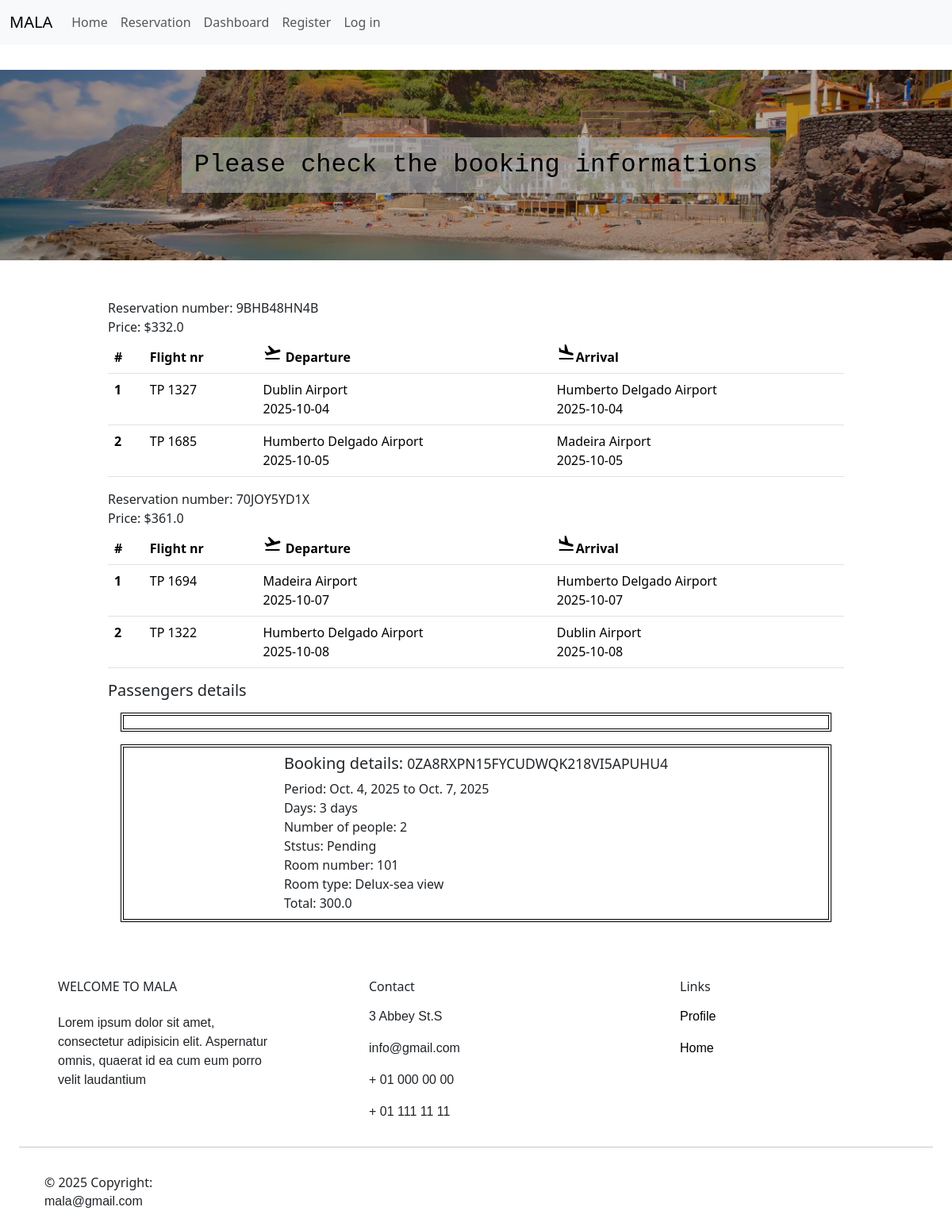
The app's page /bookings/details_booking/29/, older data.
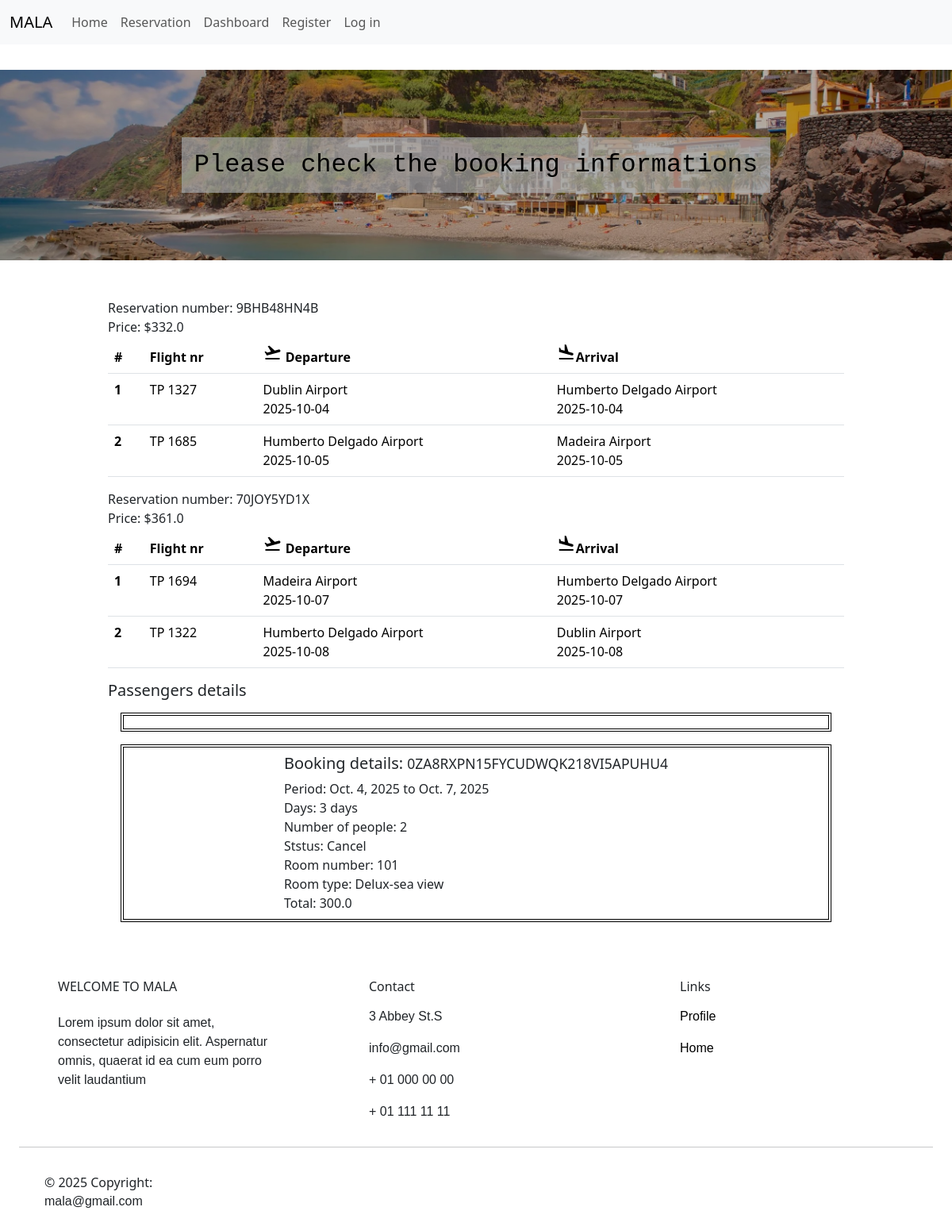
The same page, newer data.
### bookings/models.py (models this page shows, shortened)
class Reservation(models.Model):
    PENDING='Pending'
    CONFIRM='Confirm'
    CANCEL='Cancel'
    STATUS={
        PENDING:'Pending',
        CONFIRM:'Confirm',
        CANCEL:'Cancel',
    }
    check_in = models.DateField()
    check_out = models.DateField()
    nr_reservation = models.CharField(null=False,unique=True)
    nr_person = models.IntegerField()
    nr_days=models.IntegerField(default=0)
    amount=models.FloatField(default=0.0)
    has_flights=models.BooleanField(default=True)
    status=models.CharField(choices=STATUS,default=PENDING)
    package_selected=models.ForeignKey(Package,on_delete=models.CASCADE,null=True)
    user = models.ForeignKey(CustomUser, on_delete = models.CASCADE)
    room = models.ForeignKey(Reserved_room, on_delete = models.CASCADE)

### accommodation/models.py (models this page shows, shortened)
class Room(models.Model):
    room_type = models.ForeignKey(RoomType, on_delete = models.CASCADE)
    description = models.CharField(max_length=200)
    price = models.IntegerField()
    room_number = models.IntegerField()
    room_capacity = models.PositiveIntegerField()

class RoomType(models.Model):
    DELUXE='DELUXE'
    LUXURY='LUXURY'
    DOUBLE='DOUBLE'
    SINGLE='SINGLE'
    TYPES_ROOMS={
        DELUXE:"Deluxe",
        LUXURY:"Luxury",
        DOUBLE:"Double",
        SINGLE:"Single"
    }
    name = models.CharField(max_length=200)
    room_count = models.IntegerField()
    description = models.CharField(max_length=200)
    room_view =  models.CharField(max_length=100)
    type = models.CharField(choices=TYPES_ROOMS)

### bookings/views.py (the view)
# urls.py: path('details_booking/<int:id>/',views.get_details_booking,name="details_booking"),
def get_details_booking(request,id):
    booking=Reservation.objects.get(id=id)
    if request.method=='GET':
        if booking.has_flights:
         reservation_flights=Reservation_Flight.get_reservation_by_booking_id(booking)
         context={
           "booking":booking,
           "context_flight_details":dictionary_details_flight(reservation_flights),
           "reservation_flights":reservation_flights,
           "passangers":PassengerSerializer.gey_passengers_list(reservation_flights[0]),
          }
        else:context={
           "booking":booking}
        return  render(request,"bookings/details_booking.html",context=context)

### bookings/views.py (called while the page is built)
def dictionary_details_flight(reservation_flights):
    dict_flights={}
    for reservation_flight in reservation_flights:
       list_df=[]
       detail_flight=DetailsRout.get_detail_flights_reservation(reservation_flight)
       for dt in detail_flight:
           sz_detail=DetailsRoutSerializer(dt)
           list_df.append(sz_detail)
       dict_flights[reservation_flight.nr_reservation]=list_df
    return dict_flights

### flight/models.py (called while the page is built)
    def get_reservation_by_booking_id(bookingId):
        reservation_flighs = Reservation_Flight.objects.filter(reservation=bookingId)
        return reservation_flighs

    def get_detail_flights_reservation(reservation_flight):
        try:
            details_flights=DetailsRout.objects.filter(reservation_flight=reservation_flight)
            return details_flights
        except:
            print("An exception has occurred when selectinf details flights")

### passengers/models.py (called while the page is built)
    def get_passengers_reservation(reservation_flight):
        try:
         passengers=Passenger.objects.filter(reservation_flight=reservation_flight)
         return passengers
        except:
           print("Error selecting the passenger")

### bookings/templates/bookings/details_booking.html (shortened to what this page needs)
{% extends "app/base.html" %}
{% block content %}
<div class="wrp-banner cover">
  <h4 class=" m-4">Please check the booking informations</h4>
</div>
<div class="wrp_content">
  {% if booking.has_flights %}
   {% for reservation in reservation_flights %}
   {% for keys,value in context_flight_details.items%}
         {% if keys == reservation.nr_reservation %}
      <div>Reservation number: {{reservation.nr_reservation}}</div>
      <div>Price: ${{reservation.price}}</div>
        <table class="table tb-flights bg-dark ">
        <thead>
          <tr class="tb-flights">
            <th scope="col">#</th>
            <th scope="col">Flight nr</th>
            <th scope="col flex_ct">
              <span class="material-symbols-outlined">
              </span>
              Departure
            </th>
            <th scope="col flex_ct">
              <span class="material-symbols-outlined">
              </span>Arrival
            </th>
          </tr>
        </thead>
        <tbody>
           {% for item in value%}
          <tr>
            <th scope="row">{{forloop.counter}}</th>
            <td>{{item.data.flight.flight_number}}</td>
            <td>
              <div>
                <div>
                  {{item.data.flight.departure_airport}}
                </div>
                <div>
                  {{item.data.flight.departure_date}}
                </div>
              </div>
            </td>
            <td>
              <div>
                <div>
                  {{item.data.flight.arrival_airport}}
                </div>
                <div>
                  {{item.data.flight.arrival_date}}
                </div>
              </div>
            </td>
          </tr>
          {% endfor %}
        </tbody>
      </table>
         {% endif %}
           {% endfor %}
   {%endfor%}
    <h5>Passengers details</h5>
        <div class="flex_ct wrp_detail-fl">
    </div>
    {% endif %}
  <div class="flex_ct wrp_detail-fl">
    <div>
      <h5>Booking details: <small>{{booking.nr_reservation}}</small></h5>
      <div>Period: {{booking.check_in}} to {{booking.check_out}}</div>
      <div>Days: {{booking.nr_days}} days</div>
      <div>Number of people: {{booking.nr_person}}</div>
       <div>Ststus: {{booking.status}}</div>
      <div>Room number: {{booking.room.room_number}}</div>
      <div>Room type: {{booking.room.room_type.name}}</div>
      <div>Total: {{booking.amount}}</div>
    </div>
  </div>
</div>
{% endblock content %}

Row changes from the older to the newer data that the page shows:
changed Reservation "0ZA8RXPN15FYCUDWQK218VI5APUHU4": status "Pending" → "Cancel"
